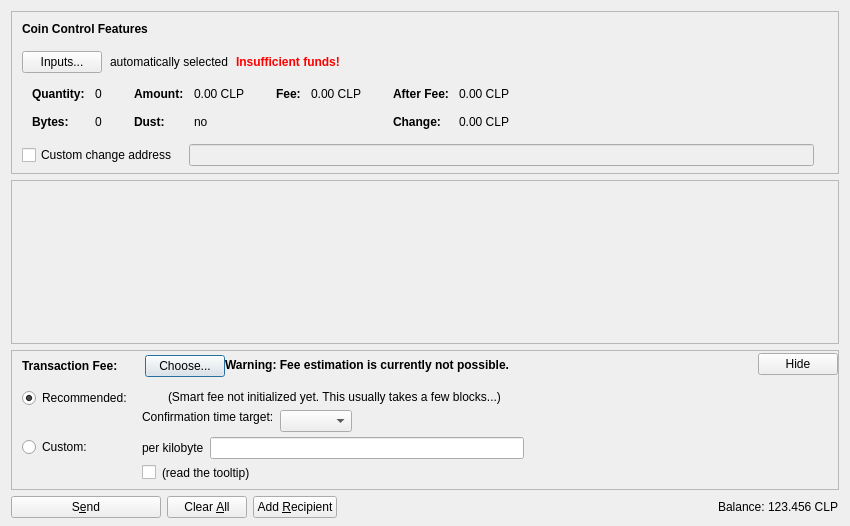
<?xml version="1.0" encoding="UTF-8"?>
<ui version="4.0">
 <class>SendCoinsDialog</class>
 <widget class="QDialog" name="SendCoinsDialog">
  <property name="geometry">
   <rect>
    <x>0</x>
    <y>0</y>
    <width>850</width>
    <height>526</height>
   </rect>
  </property>
  <property name="windowTitle">
   <string>Send Coins</string>
  </property>
  <layout class="QVBoxLayout" name="verticalLayout" stretch="0,1,0,0">
   <property name="bottomMargin">
    <number>8</number>
   </property>
   <item>
    <widget class="QFrame" name="frameCoinControl">
     <property name="sizePolicy">
      <sizepolicy hsizetype="Expanding" vsizetype="Expanding">
       <horstretch>0</horstretch>
       <verstretch>0</verstretch>
      </sizepolicy>
     </property>
     <property name="maximumSize">
      <size>
       <width>16777215</width>
       <height>16777215</height>
      </size>
     </property>
     <property name="frameShape">
      <enum>QFrame::StyledPanel</enum>
     </property>
     <property name="frameShadow">
      <enum>QFrame::Sunken</enum>
     </property>
     <layout class="QVBoxLayout" name="verticalLayoutCoinControl2">
      <property name="spacing">
       <number>0</number>
      </property>
      <property name="leftMargin">
       <number>0</number>
      </property>
      <property name="topMargin">
       <number>0</number>
      </property>
      <property name="rightMargin">
       <number>0</number>
      </property>
      <property name="bottomMargin">
       <number>6</number>
      </property>
      <item>
       <layout class="QVBoxLayout" name="verticalLayoutCoinControl" stretch="0,0,0,0,1">
        <property name="spacing">
         <number>0</number>
        </property>
        <property name="leftMargin">
         <number>10</number>
        </property>
        <property name="topMargin">
         <number>10</number>
        </property>
        <item>
         <layout class="QHBoxLayout" name="horizontalLayoutCoinControl1">
          <property name="bottomMargin">
           <number>15</number>
          </property>
          <item>
           <widget class="QLabel" name="labelCoinControlFeatures">
            <property name="sizePolicy">
             <sizepolicy hsizetype="Preferred" vsizetype="Maximum">
              <horstretch>0</horstretch>
              <verstretch>0</verstretch>
             </sizepolicy>
            </property>
            <property name="font">
             <font>
              <weight>75</weight>
              <bold>true</bold>
             </font>
            </property>
            <property name="styleSheet">
             <string notr="true">font-weight:bold;</string>
            </property>
            <property name="text">
             <string>Coin Control Features</string>
            </property>
           </widget>
          </item>
         </layout>
        </item>
        <item>
         <layout class="QHBoxLayout" name="horizontalLayoutCoinControl2" stretch="0,0,0,0">
          <property name="spacing">
           <number>8</number>
          </property>
          <property name="bottomMargin">
           <number>10</number>
          </property>
          <item>
           <widget class="QPushButton" name="pushButtonCoinControl">
            <property name="styleSheet">
             <string notr="true"/>
            </property>
            <property name="text">
             <string>Inputs...</string>
            </property>
            <property name="autoDefault">
             <bool>false</bool>
            </property>
           </widget>
          </item>
          <item>
           <widget class="QLabel" name="labelCoinControlAutomaticallySelected">
            <property name="text">
             <string>automatically selected</string>
            </property>
            <property name="margin">
             <number>5</number>
            </property>
           </widget>
          </item>
          <item>
           <widget class="QLabel" name="labelCoinControlInsuffFunds">
            <property name="font">
             <font>
              <weight>75</weight>
              <bold>true</bold>
             </font>
            </property>
            <property name="styleSheet">
             <string notr="true">color:red;font-weight:bold;</string>
            </property>
            <property name="text">
             <string>Insufficient funds!</string>
            </property>
            <property name="margin">
             <number>5</number>
            </property>
           </widget>
          </item>
          <item>
           <spacer name="horizontalSpacerCoinControl">
            <property name="orientation">
             <enum>Qt::Horizontal</enum>
            </property>
            <property name="sizeHint" stdset="0">
             <size>
              <width>40</width>
              <height>1</height>
             </size>
            </property>
           </spacer>
          </item>
         </layout>
        </item>
        <item>
         <widget class="QWidget" name="widgetCoinControl" native="true">
          <property name="sizePolicy">
           <sizepolicy hsizetype="Preferred" vsizetype="Preferred">
            <horstretch>0</horstretch>
            <verstretch>0</verstretch>
           </sizepolicy>
          </property>
          <property name="minimumSize">
           <size>
            <width>0</width>
            <height>0</height>
           </size>
          </property>
          <property name="styleSheet">
           <string notr="true"/>
          </property>
          <layout class="QHBoxLayout" name="horizontalLayoutCoinControl5">
           <property name="leftMargin">
            <number>0</number>
           </property>
           <property name="topMargin">
            <number>0</number>
           </property>
           <property name="rightMargin">
            <number>0</number>
           </property>
           <property name="bottomMargin">
            <number>0</number>
           </property>
           <item>
            <layout class="QHBoxLayout" name="horizontalLayoutCoinControl3" stretch="0,0,0,1">
             <property name="spacing">
              <number>20</number>
             </property>
             <property name="topMargin">
              <number>0</number>
             </property>
             <property name="bottomMargin">
              <number>10</number>
             </property>
             <item>
              <layout class="QFormLayout" name="formLayoutCoinControl1">
               <property name="horizontalSpacing">
                <number>10</number>
               </property>
               <property name="verticalSpacing">
                <number>14</number>
               </property>
               <property name="leftMargin">
                <number>10</number>
               </property>
               <property name="topMargin">
                <number>4</number>
               </property>
               <property name="rightMargin">
                <number>6</number>
               </property>
               <item row="0" column="0">
                <widget class="QLabel" name="labelCoinControlQuantityText">
                 <property name="font">
                  <font>
                   <weight>75</weight>
                   <bold>true</bold>
                  </font>
                 </property>
                 <property name="text">
                  <string>Quantity:</string>
                 </property>
                 <property name="margin">
                  <number>0</number>
                 </property>
                </widget>
               </item>
               <item row="0" column="1">
                <widget class="QLabel" name="labelCoinControlQuantity">
                 <property name="cursor">
                  <cursorShape>IBeamCursor</cursorShape>
                 </property>
                 <property name="contextMenuPolicy">
                  <enum>Qt::ActionsContextMenu</enum>
                 </property>
                 <property name="text">
                  <string notr="true">0</string>
                 </property>
                 <property name="margin">
                  <number>0</number>
                 </property>
                 <property name="textInteractionFlags">
                  <set>Qt::LinksAccessibleByMouse|Qt::TextSelectableByKeyboard|Qt::TextSelectableByMouse</set>
                 </property>
                </widget>
               </item>
               <item row="1" column="0">
                <widget class="QLabel" name="labelCoinControlBytesText">
                 <property name="font">
                  <font>
                   <weight>75</weight>
                   <bold>true</bold>
                  </font>
                 </property>
                 <property name="text">
                  <string>Bytes:</string>
                 </property>
                </widget>
               </item>
               <item row="1" column="1">
                <widget class="QLabel" name="labelCoinControlBytes">
                 <property name="cursor">
                  <cursorShape>IBeamCursor</cursorShape>
                 </property>
                 <property name="contextMenuPolicy">
                  <enum>Qt::ActionsContextMenu</enum>
                 </property>
                 <property name="text">
                  <string notr="true">0</string>
                 </property>
                 <property name="textInteractionFlags">
                  <set>Qt::LinksAccessibleByMouse|Qt::TextSelectableByKeyboard|Qt::TextSelectableByMouse</set>
                 </property>
                </widget>
               </item>
              </layout>
             </item>
             <item>
              <layout class="QFormLayout" name="formLayoutCoinControl2">
               <property name="horizontalSpacing">
                <number>10</number>
               </property>
               <property name="verticalSpacing">
                <number>14</number>
               </property>
               <property name="leftMargin">
                <number>6</number>
               </property>
               <property name="topMargin">
                <number>4</number>
               </property>
               <property name="rightMargin">
                <number>6</number>
               </property>
               <item row="0" column="0">
                <widget class="QLabel" name="labelCoinControlAmountText">
                 <property name="font">
                  <font>
                   <weight>75</weight>
                   <bold>true</bold>
                  </font>
                 </property>
                 <property name="text">
                  <string>Amount:</string>
                 </property>
                 <property name="margin">
                  <number>0</number>
                 </property>
                </widget>
               </item>
               <item row="0" column="1">
                <widget class="QLabel" name="labelCoinControlAmount">
                 <property name="cursor">
                  <cursorShape>IBeamCursor</cursorShape>
                 </property>
                 <property name="contextMenuPolicy">
                  <enum>Qt::ActionsContextMenu</enum>
                 </property>
                 <property name="text">
                  <string notr="true">0.00 CLP</string>
                 </property>
                 <property name="textInteractionFlags">
                  <set>Qt::LinksAccessibleByMouse|Qt::TextSelectableByKeyboard|Qt::TextSelectableByMouse</set>
                 </property>
                </widget>
               </item>
               <item row="1" column="0">
                <widget class="QLabel" name="labelCoinControlLowOutputText">
                 <property name="font">
                  <font>
                   <weight>75</weight>
                   <bold>true</bold>
                  </font>
                 </property>
                 <property name="text">
                  <string>Dust:</string>
                 </property>
                </widget>
               </item>
               <item row="1" column="1">
                <widget class="QLabel" name="labelCoinControlLowOutput">
                 <property name="cursor">
                  <cursorShape>IBeamCursor</cursorShape>
                 </property>
                 <property name="contextMenuPolicy">
                  <enum>Qt::ActionsContextMenu</enum>
                 </property>
                 <property name="text">
                  <string notr="true">no</string>
                 </property>
                 <property name="textInteractionFlags">
                  <set>Qt::LinksAccessibleByMouse|Qt::TextSelectableByKeyboard|Qt::TextSelectableByMouse</set>
                 </property>
                </widget>
               </item>
              </layout>
             </item>
             <item>
              <layout class="QFormLayout" name="formLayoutCoinControl3">
               <property name="horizontalSpacing">
                <number>10</number>
               </property>
               <property name="verticalSpacing">
                <number>14</number>
               </property>
               <property name="leftMargin">
                <number>6</number>
               </property>
               <property name="topMargin">
                <number>4</number>
               </property>
               <property name="rightMargin">
                <number>6</number>
               </property>
               <item row="0" column="0">
                <widget class="QLabel" name="labelCoinControlFeeText">
                 <property name="font">
                  <font>
                   <weight>75</weight>
                   <bold>true</bold>
                  </font>
                 </property>
                 <property name="text">
                  <string>Fee:</string>
                 </property>
                 <property name="margin">
                  <number>0</number>
                 </property>
                </widget>
               </item>
               <item row="0" column="1">
                <widget class="QLabel" name="labelCoinControlFee">
                 <property name="cursor">
                  <cursorShape>IBeamCursor</cursorShape>
                 </property>
                 <property name="contextMenuPolicy">
                  <enum>Qt::ActionsContextMenu</enum>
                 </property>
                 <property name="text">
                  <string notr="true">0.00 CLP</string>
                 </property>
                 <property name="textInteractionFlags">
                  <set>Qt::LinksAccessibleByMouse|Qt::TextSelectableByKeyboard|Qt::TextSelectableByMouse</set>
                 </property>
                </widget>
               </item>
              </layout>
             </item>
             <item>
              <layout class="QFormLayout" name="formLayoutCoinControl4">
               <property name="horizontalSpacing">
                <number>10</number>
               </property>
               <property name="verticalSpacing">
                <number>14</number>
               </property>
               <property name="leftMargin">
                <number>6</number>
               </property>
               <property name="topMargin">
                <number>4</number>
               </property>
               <property name="rightMargin">
                <number>6</number>
               </property>
               <item row="0" column="0">
                <widget class="QLabel" name="labelCoinControlAfterFeeText">
                 <property name="font">
                  <font>
                   <weight>75</weight>
                   <bold>true</bold>
                  </font>
                 </property>
                 <property name="text">
                  <string>After Fee:</string>
                 </property>
                 <property name="margin">
                  <number>0</number>
                 </property>
                </widget>
               </item>
               <item row="0" column="1">
                <widget class="QLabel" name="labelCoinControlAfterFee">
                 <property name="cursor">
                  <cursorShape>IBeamCursor</cursorShape>
                 </property>
                 <property name="contextMenuPolicy">
                  <enum>Qt::ActionsContextMenu</enum>
                 </property>
                 <property name="text">
                  <string notr="true">0.00 CLP</string>
                 </property>
                 <property name="textInteractionFlags">
                  <set>Qt::LinksAccessibleByMouse|Qt::TextSelectableByKeyboard|Qt::TextSelectableByMouse</set>
                 </property>
                </widget>
               </item>
               <item row="1" column="0">
                <widget class="QLabel" name="labelCoinControlChangeText">
                 <property name="font">
                  <font>
                   <weight>75</weight>
                   <bold>true</bold>
                  </font>
                 </property>
                 <property name="text">
                  <string>Change:</string>
                 </property>
                </widget>
               </item>
               <item row="1" column="1">
                <widget class="QLabel" name="labelCoinControlChange">
                 <property name="cursor">
                  <cursorShape>IBeamCursor</cursorShape>
                 </property>
                 <property name="contextMenuPolicy">
                  <enum>Qt::ActionsContextMenu</enum>
                 </property>
                 <property name="text">
                  <string notr="true">0.00 CLP</string>
                 </property>
                 <property name="textInteractionFlags">
                  <set>Qt::LinksAccessibleByMouse|Qt::TextSelectableByKeyboard|Qt::TextSelectableByMouse</set>
                 </property>
                </widget>
               </item>
              </layout>
             </item>
            </layout>
           </item>
          </layout>
         </widget>
        </item>
        <item>
         <layout class="QHBoxLayout" name="horizontalLayoutCoinControl4" stretch="0,0,0">
          <property name="spacing">
           <number>12</number>
          </property>
          <property name="sizeConstraint">
           <enum>QLayout::SetDefaultConstraint</enum>
          </property>
          <property name="topMargin">
           <number>5</number>
          </property>
          <property name="rightMargin">
           <number>5</number>
          </property>
          <item>
           <widget class="QCheckBox" name="checkBoxCoinControlChange">
            <property name="toolTip">
             <string>If this is activated, but the change address is empty or invalid, change will be sent to a newly generated address.</string>
            </property>
            <property name="text">
             <string>Custom change address</string>
            </property>
           </widget>
          </item>
          <item>
           <widget class="QValidatedLineEdit" name="lineEditCoinControlChange">
            <property name="enabled">
             <bool>false</bool>
            </property>
            <property name="sizePolicy">
             <sizepolicy hsizetype="Expanding" vsizetype="Fixed">
              <horstretch>0</horstretch>
              <verstretch>0</verstretch>
             </sizepolicy>
            </property>
           </widget>
          </item>
          <item>
           <widget class="QLabel" name="labelCoinControlChangeLabel">
            <property name="sizePolicy">
             <sizepolicy hsizetype="Preferred" vsizetype="Expanding">
              <horstretch>0</horstretch>
              <verstretch>0</verstretch>
             </sizepolicy>
            </property>
            <property name="minimumSize">
             <size>
              <width>0</width>
              <height>0</height>
             </size>
            </property>
            <property name="text">
             <string/>
            </property>
            <property name="margin">
             <number>3</number>
            </property>
           </widget>
          </item>
         </layout>
        </item>
        <item>
         <spacer name="verticalSpacerCoinControl">
          <property name="orientation">
           <enum>Qt::Vertical</enum>
          </property>
          <property name="sizeHint" stdset="0">
           <size>
            <width>800</width>
            <height>1</height>
           </size>
          </property>
         </spacer>
        </item>
       </layout>
      </item>
     </layout>
    </widget>
   </item>
   <item>
    <widget class="QScrollArea" name="scrollArea">
     <property name="widgetResizable">
      <bool>true</bool>
     </property>
     <widget class="QWidget" name="scrollAreaWidgetContents">
      <property name="geometry">
       <rect>
        <x>0</x>
        <y>0</y>
        <width>830</width>
        <height>104</height>
       </rect>
      </property>
      <layout class="QVBoxLayout" name="verticalLayout_2" stretch="0,1">
       <property name="leftMargin">
        <number>0</number>
       </property>
       <property name="topMargin">
        <number>0</number>
       </property>
       <property name="rightMargin">
        <number>0</number>
       </property>
       <property name="bottomMargin">
        <number>0</number>
       </property>
       <item>
        <layout class="QVBoxLayout" name="entries">
         <property name="spacing">
          <number>6</number>
         </property>
        </layout>
       </item>
       <item>
        <spacer name="verticalSpacer">
         <property name="orientation">
          <enum>Qt::Vertical</enum>
         </property>
         <property name="sizeHint" stdset="0">
          <size>
           <width>20</width>
           <height>40</height>
          </size>
         </property>
        </spacer>
       </item>
      </layout>
     </widget>
    </widget>
   </item>
   <item>
    <widget class="QFrame" name="frameFee">
     <property name="sizePolicy">
      <sizepolicy hsizetype="Expanding" vsizetype="Expanding">
       <horstretch>0</horstretch>
       <verstretch>0</verstretch>
      </sizepolicy>
     </property>
     <property name="maximumSize">
      <size>
       <width>16777215</width>
       <height>16777215</height>
      </size>
     </property>
     <property name="frameShape">
      <enum>QFrame::StyledPanel</enum>
     </property>
     <property name="frameShadow">
      <enum>QFrame::Sunken</enum>
     </property>
     <layout class="QVBoxLayout" name="verticalLayoutFee1">
      <property name="spacing">
       <number>0</number>
      </property>
      <property name="leftMargin">
       <number>0</number>
      </property>
      <property name="topMargin">
       <number>0</number>
      </property>
      <property name="rightMargin">
       <number>0</number>
      </property>
      <property name="bottomMargin">
       <number>0</number>
      </property>
      <item>
       <layout class="QVBoxLayout" name="verticalLayoutFee2" stretch="0,0,0">
        <property name="spacing">
         <number>0</number>
        </property>
        <property name="leftMargin">
         <number>10</number>
        </property>
        <property name="topMargin">
         <number>0</number>
        </property>
        <item>
         <layout class="QHBoxLayout" name="horizontalLayoutFee1">
          <property name="bottomMargin">
           <number>0</number>
          </property>
          <item>
           <layout class="QVBoxLayout" name="verticalLayoutFee7">
            <property name="spacing">
             <number>0</number>
            </property>
            <item>
             <spacer name="verticalSpacerSmartFee">
              <property name="orientation">
               <enum>Qt::Vertical</enum>
              </property>
              <property name="sizeType">
               <enum>QSizePolicy::Fixed</enum>
              </property>
              <property name="sizeHint" stdset="0">
               <size>
                <width>1</width>
                <height>4</height>
               </size>
              </property>
             </spacer>
            </item>
            <item>
             <layout class="QHBoxLayout" name="horizontalLayoutSmartFee">
              <property name="spacing">
               <number>10</number>
              </property>
              <item>
               <widget class="QLabel" name="labelFeeHeadline">
                <property name="sizePolicy">
                 <sizepolicy hsizetype="Preferred" vsizetype="Maximum">
                  <horstretch>0</horstretch>
                  <verstretch>0</verstretch>
                 </sizepolicy>
                </property>
                <property name="font">
                 <font>
                  <weight>75</weight>
                  <bold>true</bold>
                 </font>
                </property>
                <property name="styleSheet">
                 <string notr="true">font-weight:bold;</string>
                </property>
                <property name="text">
                 <string>Transaction Fee:</string>
                </property>
               </widget>
              </item>
              <item>
               <widget class="QLabel" name="labelFeeMinimized">
                <property name="text">
                 <string/>
                </property>
               </widget>
              </item>
              <item>
               <widget class="QPushButton" name="buttonChooseFee">
                <property name="text">
                 <string>Choose...</string>
                </property>
               </widget>
              </item>
             </layout>
            </item>
            <item>
             <spacer name="verticalSpacer_5">
              <property name="orientation">
               <enum>Qt::Vertical</enum>
              </property>
              <property name="sizeHint" stdset="0">
               <size>
                <width>1</width>
                <height>1</height>
               </size>
              </property>
             </spacer>
            </item>
           </layout>
          </item>
          <item>
           <widget class="QLabel" name="fallbackFeeWarningLabel">
            <property name="toolTip">
             <string>Using the fallbackfee can result in sending a transaction that will take several hours or days (or never) to confirm. Consider choosing your fee manually or wait until you have validated the complete chain.</string>
            </property>
            <property name="font">
            <font>
                <weight>75</weight>
                <bold>true</bold>
            </font>
            </property>
            <property name="text">
             <string>Warning: Fee estimation is currently not possible.</string>
            </property>
            <property name="wordWrap">
             <bool>false</bool>
            </property>
           </widget>
          </item>
          <item>
           <spacer name="horizontalSpacer_4">
            <property name="orientation">
             <enum>Qt::Horizontal</enum>
            </property>
            <property name="sizeType">
             <enum>QSizePolicy::MinimumExpanding</enum>
            </property>
            <property name="sizeHint" stdset="0">
             <size>
              <width>40</width>
              <height>20</height>
             </size>
            </property>
           </spacer>
          </item>
          <item>
           <widget class="QPushButton" name="buttonMinimizeFee">
            <property name="toolTip">
             <string>collapse fee-settings</string>
            </property>
            <property name="text">
             <string>Hide</string>
            </property>
           </widget>
          </item>
         </layout>
        </item>
        <item>
         <widget class="QFrame" name="frameFeeSelection">
          <layout class="QVBoxLayout" name="verticalLayoutFee12">
           <property name="spacing">
            <number>0</number>
           </property>
           <property name="leftMargin">
            <number>0</number>
           </property>
           <property name="topMargin">
            <number>0</number>
           </property>
           <property name="rightMargin">
            <number>0</number>
           </property>
           <property name="bottomMargin">
            <number>0</number>
           </property>
           <item>
            <layout class="QGridLayout" name="gridLayoutFee">
             <property name="topMargin">
              <number>10</number>
             </property>
             <property name="bottomMargin">
              <number>4</number>
             </property>
             <property name="horizontalSpacing">
              <number>10</number>
             </property>
             <property name="verticalSpacing">
              <number>4</number>
             </property>
             <item row="1" column="1">
              <layout class="QVBoxLayout" name="verticalLayoutFee8">
               <property name="spacing">
                <number>6</number>
               </property>
               <item>
                <layout class="QHBoxLayout" name="horizontalLayoutFee13">
                 <item>
                  <widget class="QLabel" name="labelCustomPerKilobyte">
                   <property name="toolTip">
                    <string>If the custom fee is set to 1000 satoshis and the transaction is only 250 bytes, then &quot;per kilobyte&quot; only pays 250 satoshis in fee, while &quot;total at least&quot; pays 1000 satoshis. For transactions bigger than a kilobyte both pay by kilobyte.</string>
                   </property>
                   <property name="text">
                    <string>per kilobyte</string>
                   </property>
                  </widget>
                 </item>
                 <item>
                  <widget class="BitcoinAmountField" name="customFee"/>
                 </item>
                 <item>
                  <spacer name="horizontalSpacer_6">
                   <property name="orientation">
                    <enum>Qt::Horizontal</enum>
                   </property>
                   <property name="sizeHint" stdset="0">
                    <size>
                     <width>1</width>
                     <height>1</height>
                    </size>
                   </property>
                  </spacer>
                 </item>
                </layout>
               </item>
               <item>
                <layout class="QHBoxLayout" name="horizontalLayoutFee8">
                 <item>
                  <widget class="QCheckBox" name="checkBoxMinimumFee">
                   <property name="toolTip">
                    <string>Paying only the minimum fee is just fine as long as there is less transaction volume than space in the blocks. But be aware that this can end up in a never confirming transaction once there is more demand for clipcoin transactions than the network can process.</string>
                   </property>
                   <property name="text">
                    <string/>
                   </property>
                  </widget>
                 </item>
                 <item>
                  <widget class="QLabel" name="labelMinFeeWarning">
                   <property name="enabled">
                    <bool>true</bool>
                   </property>
                   <property name="toolTip">
                    <string>Paying only the minimum fee is just fine as long as there is less transaction volume than space in the blocks. But be aware that this can end up in a never confirming transaction once there is more demand for clipcoin transactions than the network can process.</string>
                   </property>
                   <property name="text">
                    <string>(read the tooltip)</string>
                   </property>
                   <property name="margin">
                    <number>5</number>
                   </property>
                  </widget>
                 </item>
                 <item>
                  <spacer name="horizontalSpacer_2">
                   <property name="orientation">
                    <enum>Qt::Horizontal</enum>
                   </property>
                   <property name="sizeHint" stdset="0">
                    <size>
                     <width>1</width>
                     <height>1</height>
                    </size>
                   </property>
                  </spacer>
                 </item>
                </layout>
               </item>
              </layout>
             </item>
             <item row="0" column="0">
              <layout class="QVBoxLayout" name="verticalLayoutFee4" stretch="0,1">
               <item>
                <widget class="QRadioButton" name="radioSmartFee">
                 <property name="text">
                  <string>Recommended:</string>
                 </property>
                 <property name="checked">
                  <bool>true</bool>
                 </property>
                 <attribute name="buttonGroup">
                  <string notr="true">groupFee</string>
                 </attribute>
                </widget>
               </item>
               <item>
                <spacer name="verticalSpacer_2">
                 <property name="orientation">
                  <enum>Qt::Vertical</enum>
                 </property>
                 <property name="sizeHint" stdset="0">
                  <size>
                   <width>1</width>
                   <height>1</height>
                  </size>
                 </property>
                </spacer>
               </item>
              </layout>
             </item>
             <item row="1" column="0">
              <layout class="QVBoxLayout" name="verticalLayoutFee9" stretch="0,1">
               <item>
                <widget class="QRadioButton" name="radioCustomFee">
                 <property name="text">
                  <string>Custom:</string>
                 </property>
                 <attribute name="buttonGroup">
                  <string notr="true">groupFee</string>
                 </attribute>
                </widget>
               </item>
               <item>
                <spacer name="verticalSpacer_6">
                 <property name="orientation">
                  <enum>Qt::Vertical</enum>
                 </property>
                 <property name="sizeHint" stdset="0">
                  <size>
                   <width>1</width>
                   <height>1</height>
                  </size>
                 </property>
                </spacer>
               </item>
              </layout>
             </item>
             <item row="0" column="1">
              <layout class="QVBoxLayout" name="verticalLayoutFee3" stretch="0,0,1">
               <property name="spacing">
                <number>6</number>
               </property>
               <property name="topMargin">
                <number>2</number>
               </property>
               <item>
                <layout class="QHBoxLayout" name="horizontalLayoutFee12">
                 <item>
                  <widget class="QLabel" name="labelSmartFee">
                   <property name="text">
                    <string/>
                   </property>
                   <property name="margin">
                    <number>2</number>
                   </property>
                  </widget>
                 </item>
                 <item>
                  <widget class="QLabel" name="labelFeeEstimation">
                   <property name="text">
                    <string/>
                   </property>
                  </widget>
                 </item>
                 <item>
                  <widget class="QLabel" name="labelSmartFee2">
                   <property name="text">
                    <string>(Smart fee not initialized yet. This usually takes a few blocks...)</string>
                   </property>
                   <property name="margin">
                    <number>2</number>
                   </property>
                  </widget>
                 </item>
                 <item>
                  <spacer name="horizontalSpacer_5">
                   <property name="orientation">
                    <enum>Qt::Horizontal</enum>
                   </property>
                   <property name="sizeHint" stdset="0">
                    <size>
                     <width>1</width>
                     <height>1</height>
                    </size>
                   </property>
                  </spacer>
                 </item>
                </layout>
               </item>
               <item>
                <layout class="QHBoxLayout" name="horizontalLayoutFee9">
                 <item>
                  <layout class="QVBoxLayout" name="verticalLayoutFee6">
                   <item>
                    <widget class="QLabel" name="labelSmartFee3">
                     <property name="text">
                      <string>Confirmation time target:</string>
                     </property>
                     <property name="margin">
                      <number>2</number>
                     </property>
                    </widget>
                   </item>
                   <item>
                    <spacer name="verticalSpacer_3">
                     <property name="orientation">
                      <enum>Qt::Vertical</enum>
                     </property>
                     <property name="sizeHint" stdset="0">
                      <size>
                       <width>1</width>
                       <height>1</height>
                      </size>
                     </property>
                    </spacer>
                   </item>
                  </layout>
                 </item>
                 <item>
                  <layout class="QVBoxLayout" name="verticalLayoutFee5">
                   <property name="rightMargin">
                    <number>30</number>
                   </property>
                   <item>
                    <layout class="QHBoxLayout" name="horizontalLayoutConfTarget">
                     <property name="bottomMargin">
                      <number>0</number>
                     </property>
                     <item>
                      <widget class="QComboBox" name="confTargetSelector"/>
                     </item>
                     <item>
                      <spacer name="horizontalSpacerConfTarget">
                       <property name="orientation">
                        <enum>Qt::Horizontal</enum>
                       </property>
                       <property name="sizeHint" stdset="0">
                        <size>
                         <width>40</width>
                         <height>20</height>
                        </size>
                       </property>
                      </spacer>
                     </item>
                    </layout>
                   </item>
                  </layout>
                 </item>
                </layout>
               </item>
               <item>
                <spacer name="verticalSpacer_4">
                 <property name="orientation">
                  <enum>Qt::Vertical</enum>
                 </property>
                 <property name="sizeHint" stdset="0">
                  <size>
                   <width>1</width>
                   <height>1</height>
                  </size>
                 </property>
                </spacer>
               </item>
              </layout>
             </item>
            </layout>
           </item>
          </layout>
         </widget>
        </item>
        <item>
         <spacer name="verticalSpacerFee">
          <property name="orientation">
           <enum>Qt::Vertical</enum>
          </property>
          <property name="sizeHint" stdset="0">
           <size>
            <width>40</width>
            <height>5</height>
           </size>
          </property>
         </spacer>
        </item>
       </layout>
      </item>
     </layout>
    </widget>
   </item>
   <item>
    <layout class="QHBoxLayout" name="horizontalLayout">
     <item>
      <widget class="QPushButton" name="sendButton">
       <property name="minimumSize">
        <size>
         <width>150</width>
         <height>0</height>
        </size>
       </property>
       <property name="toolTip">
        <string>Confirm the send action</string>
       </property>
       <property name="text">
        <string>S&amp;end</string>
       </property>
       <property name="icon">
        <iconset resource="../bitcoin.qrc">
         <normaloff>:/icons/send</normaloff>:/icons/send</iconset>
       </property>
       <property name="autoDefault">
        <bool>false</bool>
       </property>
       <property name="default">
        <bool>false</bool>
       </property>
      </widget>
     </item>
     <item>
      <widget class="QPushButton" name="clearButton">
       <property name="sizePolicy">
        <sizepolicy hsizetype="Minimum" vsizetype="Fixed">
         <horstretch>0</horstretch>
         <verstretch>0</verstretch>
        </sizepolicy>
       </property>
       <property name="toolTip">
        <string>Clear all fields of the form.</string>
       </property>
       <property name="text">
        <string>Clear &amp;All</string>
       </property>
       <property name="icon">
        <iconset resource="../bitcoin.qrc">
         <normaloff>:/icons/remove</normaloff>:/icons/remove</iconset>
       </property>
       <property name="autoDefault">
        <bool>false</bool>
       </property>
      </widget>
     </item>
     <item>
      <widget class="QPushButton" name="addButton">
       <property name="toolTip">
        <string>Send to multiple recipients at once</string>
       </property>
       <property name="text">
        <string>Add &amp;Recipient</string>
       </property>
       <property name="icon">
        <iconset resource="../bitcoin.qrc">
         <normaloff>:/icons/add</normaloff>:/icons/add</iconset>
       </property>
       <property name="autoDefault">
        <bool>false</bool>
       </property>
      </widget>
     </item>
     <item>
      <spacer name="horizontalSpacer">
       <property name="orientation">
        <enum>Qt::Horizontal</enum>
       </property>
       <property name="sizeHint" stdset="0">
        <size>
         <width>40</width>
         <height>20</height>
        </size>
       </property>
      </spacer>
     </item>
     <item>
      <layout class="QHBoxLayout" name="horizontalLayout_2">
       <property name="spacing">
        <number>3</number>
       </property>
       <item>
        <widget class="QLabel" name="label">
         <property name="sizePolicy">
          <sizepolicy hsizetype="Preferred" vsizetype="Fixed">
           <horstretch>0</horstretch>
           <verstretch>0</verstretch>
          </sizepolicy>
         </property>
         <property name="text">
          <string>Balance:</string>
         </property>
        </widget>
       </item>
       <item>
        <widget class="QLabel" name="labelBalance">
         <property name="sizePolicy">
          <sizepolicy hsizetype="Preferred" vsizetype="Fixed">
           <horstretch>0</horstretch>
           <verstretch>0</verstretch>
          </sizepolicy>
         </property>
         <property name="cursor">
          <cursorShape>IBeamCursor</cursorShape>
         </property>
         <property name="text">
          <string notr="true">123.456 CLP</string>
         </property>
         <property name="textInteractionFlags">
          <set>Qt::LinksAccessibleByMouse|Qt::TextSelectableByKeyboard|Qt::TextSelectableByMouse</set>
         </property>
        </widget>
       </item>
      </layout>
     </item>
    </layout>
   </item>
  </layout>
 </widget>
 <customwidgets>
  <customwidget>
   <class>QValidatedLineEdit</class>
   <extends>QLineEdit</extends>
   <header>qt/qvalidatedlineedit.h</header>
  </customwidget>
  <customwidget>
   <class>BitcoinAmountField</class>
   <extends>QLineEdit</extends>
   <header>qt/bitcoinamountfield.h</header>
   <container>1</container>
  </customwidget>
 </customwidgets>
 <resources>
  <include location="../bitcoin.qrc"/>
 </resources>
 <connections/>
 <buttongroups>
  <buttongroup name="groupFee"/>
 </buttongroups>
</ui>
